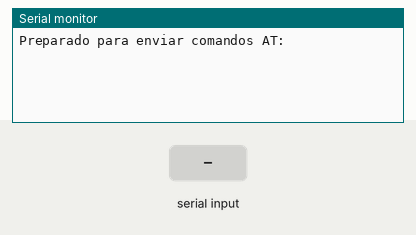
Bench run of a sketch on a simulated Arduino Uno, built with avr-gcc and run on an emulated ATmega328P. Shown: the last lines printed to the serial monitor. The test bench sets the inputs (shaded band).

Above: at 6.2 s.
6.3 s: "1" received over the second serial link
At 6.9 s:
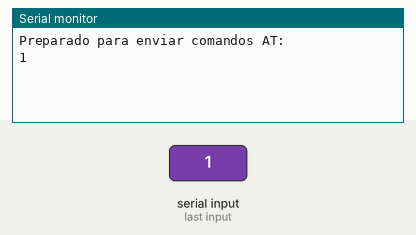
7.8 s: "0" received over the second serial link
At 9.3 s:
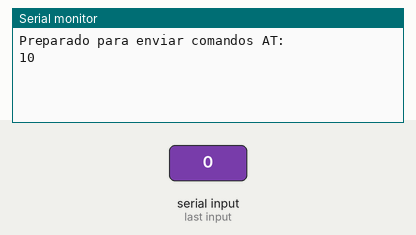

Measured:
- after the input at 6.3 s, the serial monitor: prints a new line at once (image 1)
- after the input at 7.8 s, the serial monitor: prints a new line at once (image 2)

The sketch:

configrar_bt.ino
```cpp
#include <SoftwareSerial.h>

SoftwareSerial BTSerial(9, 8); // RX | TX

char NOMBRE[10]  = "INSANI BT";
char BPS         = '8'; // 1=1200 , 2=2400, 4=9600, 5=19200, 6=38400, 7=57600, 8=115200
char PASS[10]    = "1234"; // CONTRASEÑA
int ledPin = 7;
int velocidad=115200;


void setup()
{
  BTSerial.flush();
  delay(500);
  Serial.begin(9600);
  BTSerial.begin(velocidad);
  delay(500);
  Serial.println("Preparado para enviar comandos AT:");
  BTSerial.print("AT");
  delay(1000);      //Espera de 1 segundo según datasheet entre envio de comandos AT

  //Cambio de nombre donde se envia AT+NAME y seguido el nombre que deseemos
  BTSerial.print("AT+NAME");
  BTSerial.print(NOMBRE);
  //Espera de 1 segundo según datasheet entre envio de comandos AT
  delay(1000);
  //Configuracion Password, se envia AT+PIN y seguido password que queremos
  BTSerial.print("AT+PIN");
  BTSerial.print(PASS);
  delay(1000);

  /*Cambio de la velocidad del modulo en baudios
    Se envia AT+BAUD y seguido el numero correspondiente:

    1 -- 1200 baudios
    2 -- 2400 baudios
    3 -- 4800 baudios
    4 -- 9600 baudios (por defecto)
    5 -- 19200 baudios
    6 -- 38400 baudios
    7 -- 57600 baudios
    8 -- 115200 baudios*/
  BTSerial.print("AT+BAUD");
  BTSerial.print(BPS);
  //Espera de 1 segundo según datasheet entre envio de comandos AT
  delay(1000);

  //Mostramos tanto por puerto serial y por led la finalizacion de la
  //configuracion AT del modulo bluetooth

  /*  Configurar el Role: para que trabaje como Maestro o Esclavo
       Enviar: AT+ROLE=<Role> Ejm: AT+ROLE=0
       Donde:<Role>
       0 -> Esclavo
       1 -> Maestro    */

 // BTSerial.print("AT+ROLE");
 // BTSerial.print(1);

  /*Configurar el modo de conexión (cuando se trabaja como maestro)
     Enviar: AT+CMODE=<Mode>  Ejm: AT+CMODE=1
     Donde: < Mode >
     0 -> Conectarse a un dispositivo con la dirección especificada(Se utiliza otro comando AT para especificar esta dirección).
     1 -> conectar el módulo a cualquier dirección disponible(aleatorio).
     Enviar el siguiente comando para averiguar el modo actual de conexión: AT+ CMODE?
  */

  //BTSerial.print("AT+CMODE");
  //BTSerial.print(0);

  /*Especificar la dirección del dispositivo al cual nos vamos a conectar
     Enviar: AT+BIND=<Address>
     Respuesta: OK
     Donde:
     < Address > Es la dirección del dispositivo al cual nos vamos a conectar, la dirección se envía de la siguiente forma: 1234,56,ABCDEF la cual equivale a la dirección 12:34:56:AB:CD:EF
     Ejemplo:
     Enviar: AT+BIND=E668,46,9277F2
     Para ver la dirección actual en este parámetro hay que enviar el siguiente comando: AT+ BIND?
  */
  //BTSerial.print("AT+BIND");
  //BTSerial.print(); // MAC del RX

  BTSerial.print("TERMINADO");

}
void loop()
{
  if(BTSerial.available())    // Si llega un dato por el puerto BT se envía al monitor serial
  {
    Serial.write(BTSerial.read());
  }
  if(Serial.available())  // Si llega un dato por el monitor serial se envía al puerto BT
  {
     BTSerial.write(Serial.read());
  }
}
```
